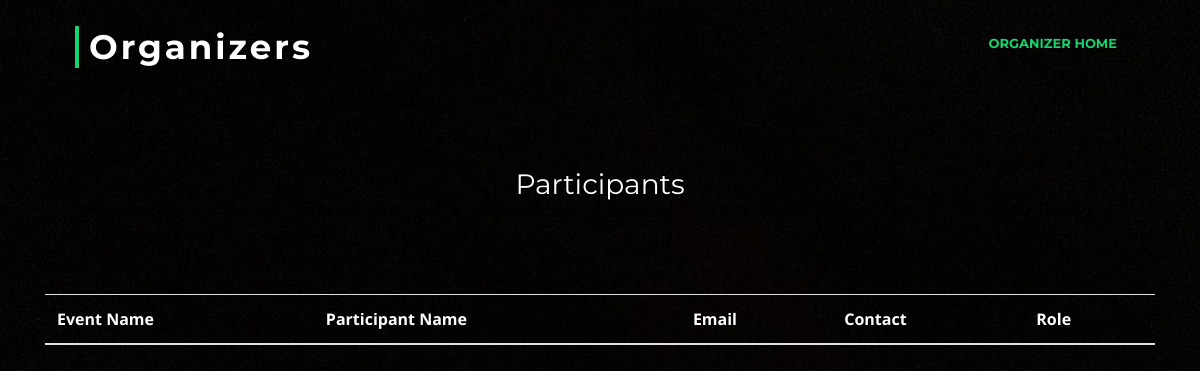
Page /participants.php?oid=2 on the earlier database version.
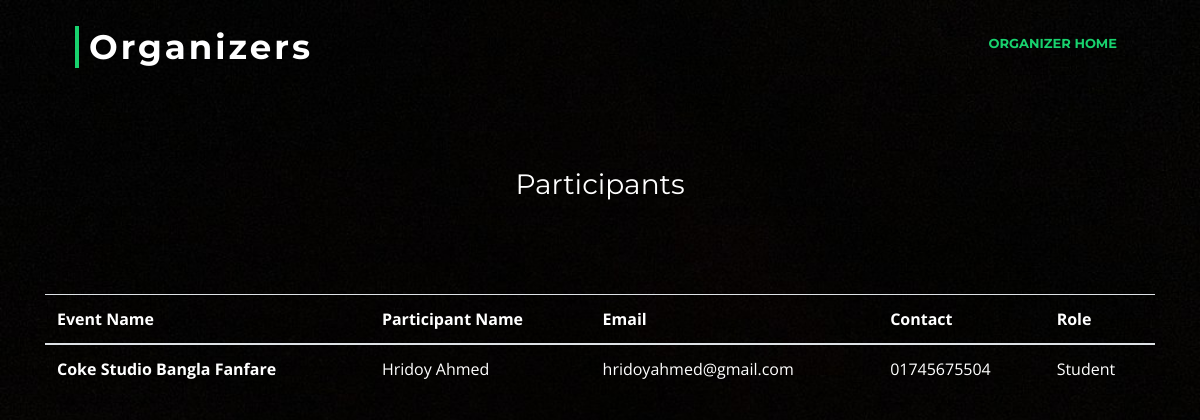
Same page on the later database version.
### tables this page shows
CREATE TABLE `events` (
  `EventID` int(11) NOT NULL,
  `EventName` varchar(100) NOT NULL,
  `EventDescription` varchar(500) NOT NULL,
  `EventGuest` varchar(500) NOT NULL,
  `EventBudget` varchar(50) NOT NULL,
  `EventFileBanner` varchar(100) DEFAULT NULL,
  `ShortDescription` varchar(100) DEFAULT NULL,
  `OrganizerID` int(11) DEFAULT NULL
);

CREATE TABLE `participants` (
  `ParticipantID` int(11) NOT NULL,
  `ParticipantFirstName` varchar(100) NOT NULL,
  `ParticipantlastName` varchar(100) NOT NULL,
  `ParticipantEmail` varchar(50) NOT NULL,
  `ParticipantContactNumber` varchar(20) NOT NULL,
  `ParticipantRole` varchar(30) NOT NULL,
  `ParticipantBloodGroup` varchar(10) DEFAULT NULL,
  `pass` varchar(100) NOT NULL
);

### participants.php (the view, shortened to what this page needs)
<?php
    $servername = "localhost";
    $username = "root";
    $password = "";
    $database = "eventadministration";
    $conn = mysqli_connect($servername,$username,$password,$database);
    ?>
<!DOCTYPE html>
<html>
<head>
  <link href="lib/bootstrap/css/bootstrap.min.css" rel="stylesheet">
  <link href="lib/font-awesome/css/font-awesome.min.css" rel="stylesheet">
  <link href="lib/animate/animate.min.css" rel="stylesheet">
  <link href="lib/ionicons/css/ionicons.min.css" rel="stylesheet">
  <link href="lib/owlcarousel/assets/owl.carousel.min.css" rel="stylesheet">
  <link href="lib/lightbox/css/lightbox.min.css" rel="stylesheet">
  <link href="css/style.css" rel="stylesheet">
</head>
<body>
	<br><br><br><br><br>
	<header id="header">
    <div class="container-fluid">
      <div id="logo" class="pull-left">
        <h1><a href="#intro" class="scrollto">Organizers</a></h1>
      </div>
      <?php
  $oid = $_GET["oid"];
    echo" <nav id='nav-menu-container'>
        <ul class='nav-menu'>
          <li class='menu-active'><a href='welcomeorganizer.php?oid=". $oid . "'>Organizer Home</a></li>
     </li>
     </ul>
      </nav>";
      ?>
    </div>
	</header>
	<br><br>
    <div style="text-align:center">
    <h3 class="page-header">Participants</h3>
    </div>
    <br><br>
    <div class="container my-4">
  <table class="table" id="myTable">
  <thead>
    <tr>
      <th scope="col">Event Name</th>
      <th scope="col">Participant Name</th>
      <th scope="col">Email</th>
      <th scope="col">Contact</th>
      <th scope="col">Role</th>
    </tr>
  </thead>
  <tbody>
  <?php
       $que = "SELECT EventName,concat(ParticipantFirstName,' ',ParticipantlastName) as name,ParticipantEmail,ParticipantContactNumber,ParticipantRole
       FROM events JOIN registration_ on events.EventID=registration_.EventID
                   JOIN participants on registration_.ParticipantID=participants.ParticipantID
                    JOIN events_status on events.EventID=events_status.EventID
       WHERE OrganizerID = $oid and EventStatus = 'Ongoing'";
       $res = mysqli_query($conn,$que);
       while($row = mysqli_fetch_assoc($res))
       {
          echo "<tr>
          <th scope='row'>". $row['EventName']. "</th>
          <td>". $row['name'] . "</td>
          <td>".$row['ParticipantEmail']."</td>
          <td>".$row['ParticipantContactNumber']."</td>
          <td>".$row['ParticipantRole']."</td>
        </tr>";
       }
 ?>
  </tbody>
</table>
<br> <br>
</body>
</html>

Differences in the rows shown:
added events: EventName "Coke Studio Bangla Fanfare", name "Hridoy Ahmed", participants.ParticipantEmail "hridoyahmed@gmail.com", participants.ParticipantContactNumber "01745675504", participants.ParticipantRole "Student"
